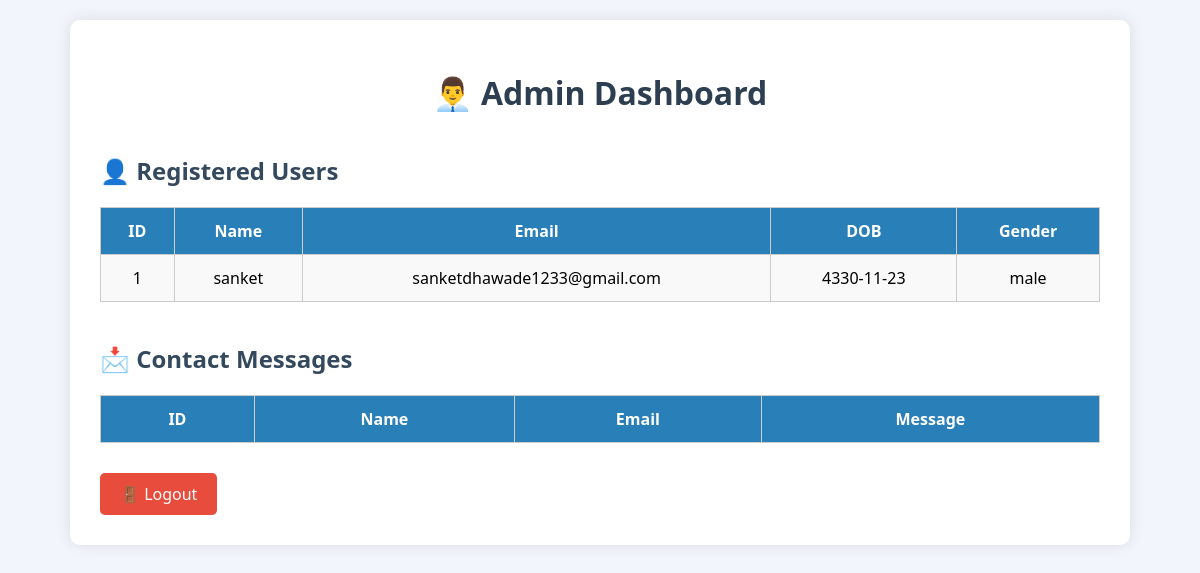
The app's page /admin_dashboard (signed in), older data.
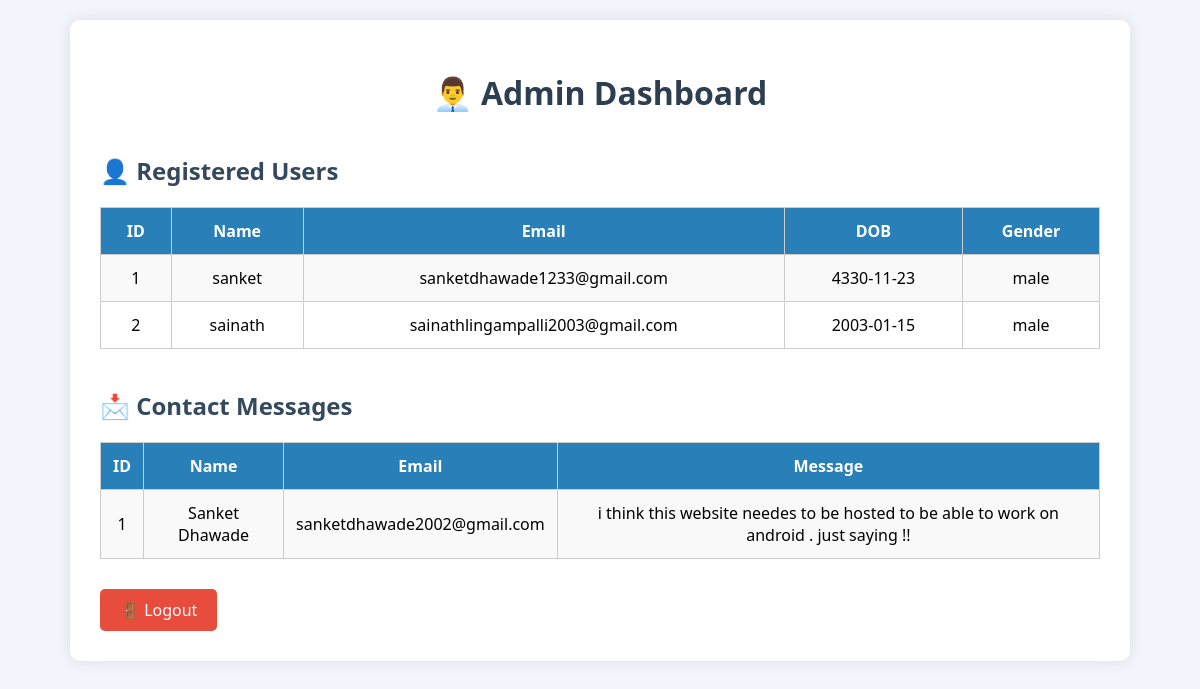
The same page, newer data.
### tables this page shows
CREATE TABLE users (
        id INTEGER PRIMARY KEY AUTOINCREMENT,
        name TEXT NOT NULL,
        email TEXT UNIQUE NOT NULL,
        dob TEXT NOT NULL,
        gender TEXT NOT NULL,
        password TEXT NOT NULL
    );

CREATE TABLE contacts (
            id INTEGER PRIMARY KEY AUTOINCREMENT,
            name TEXT NOT NULL,
            email TEXT NOT NULL,
            message TEXT NOT NULL
        );

### app.py (the view)
@app.route('/admin_dashboard')
def admin_dashboard():
    if 'admin' not in session:
        return redirect(url_for('admin_login'))
    conn = get_db_connection()
    users = conn.execute("SELECT * FROM users").fetchall()
    contacts = conn.execute("SELECT * FROM contacts").fetchall()
    conn.close()
    return render_template('admin_dashboard.html', users=users, contacts=contacts)

### app.py (called while the page is built)
def get_db_connection():
    conn = sqlite3.connect('farmhub.db')
    conn.row_factory = sqlite3.Row
    return conn

### templates/admin_dashboard.html (shortened to what this page needs)
<!DOCTYPE html>
<html lang="en">
<head>
</head>
<body>
  <div class="dashboard">
    <h1>👨‍💼 Admin Dashboard</h1>
    <h2>👤 Registered Users</h2>
    <table>
      <tr><th>ID</th><th>Name</th><th>Email</th><th>DOB</th><th>Gender</th></tr>
      {% for user in users %}
        <tr>
          <td>{{ user.id }}</td>
          <td>{{ user.name }}</td>
          <td>{{ user.email }}</td>
          <td>{{ user.dob }}</td>
          <td>{{ user.gender }}</td>
        </tr>
      {% endfor %}
    </table>
    <h2>📩 Contact Messages</h2>
    <table>
      <tr><th>ID</th><th>Name</th><th>Email</th><th>Message</th></tr>
      {% for contact in contacts %}
        <tr>
          <td>{{ contact.id }}</td>
          <td>{{ contact.name }}</td>
          <td>{{ contact.email }}</td>
          <td>{{ contact.message }}</td>
        </tr>
      {% endfor %}
    </table>
    <a href="{{ url_for('logout') }}">🚪 Logout</a>
  </div>
</body>
</html>

### templates/admin_dashboard.html (style rules this page uses)
body { font-family: 'Segoe UI', Tahoma, Geneva, Verdana, sans-serif; background: #f2f6fc; margin: 0; padding: 20px; }
h1 { text-align: center; color: #2c3e50; }
h2 { color: #34495e; margin-top: 40px; }
.dashboard { max-width: 1000px; margin: auto; background: #ffffff; padding: 30px; border-radius: 10px; box-shadow: 0 0 15px rgba(0,0,0,0.1); }
table { width: 100%; border-collapse: collapse; margin-top: 15px; }
th, td { border: 1px solid #ccc; padding: 12px; text-align: center; }
th { background-color: #2980b9; color: white; }
tr:nth-child(even) { background-color: #f9f9f9; }
a { display: inline-block; margin-top: 30px; padding: 10px 20px; text-decoration: none; background-color: #e74c3c; color: white; border-radius: 5px; transition: background-color 0.3s ease; }

Row changes from the older to the newer data that the page shows:
added users: id "2", name "sainath", email "sainathlingampalli2003@gmail.com", dob "2003-01-15", gender "male"
added contacts: id "1", name "Sanket Dhawade", email "sanketdhawade2002@gmail.com", message "i think this website needes to be hosted to be able to work on android . just saying !!"
